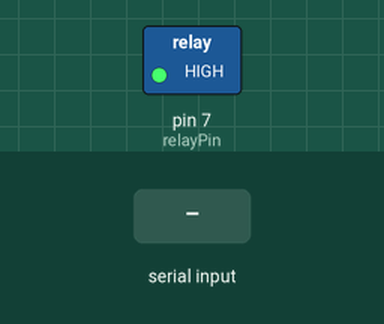
Recording of a sketch running on a simulated Arduino Uno, built with avr-gcc and run on an emulated ATmega328P. On the bench: switched loads named in the sketch (green lamp = pin HIGH). Inputs (shaded band) come from the test bench.

Above: at 1.2 s.
1.3 s: "1" received over Serial
At 2.5 s:
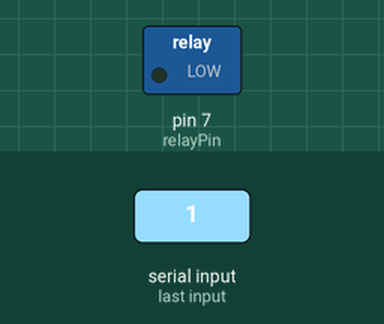
2.8 s: "0" received over Serial
At 3.7 s:
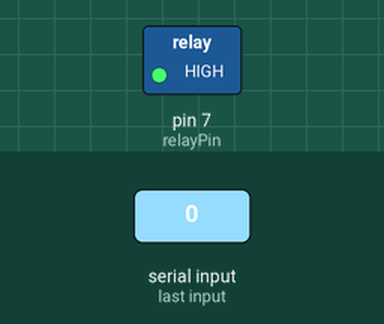
Timing chart, 0 to 5.8 s (numbered marks = the images above; inputs shaded):
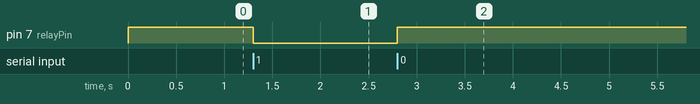

The sketch:

arduino_script.ino
```cpp
#define relayPin 7

char x;
void setup() {
  Serial.begin(9600);
  pinMode(relayPin, OUTPUT);
  digitalWrite(relayPin, HIGH);

}
void loop() {
  if(Serial.available() > 0){
    x = Serial.read();
 }

 if (x == '0') {
  digitalWrite(relayPin, HIGH);
  x = 0;
 }

 else if (x == '1') {
  digitalWrite(relayPin, LOW);
  x = 0;
 } }
```

Measured:
- after the input at 1.3 s, pin 7 (relayPin): HIGH → LOW at once
- after the input at 2.8 s, pin 7 (relayPin): LOW → HIGH at once
